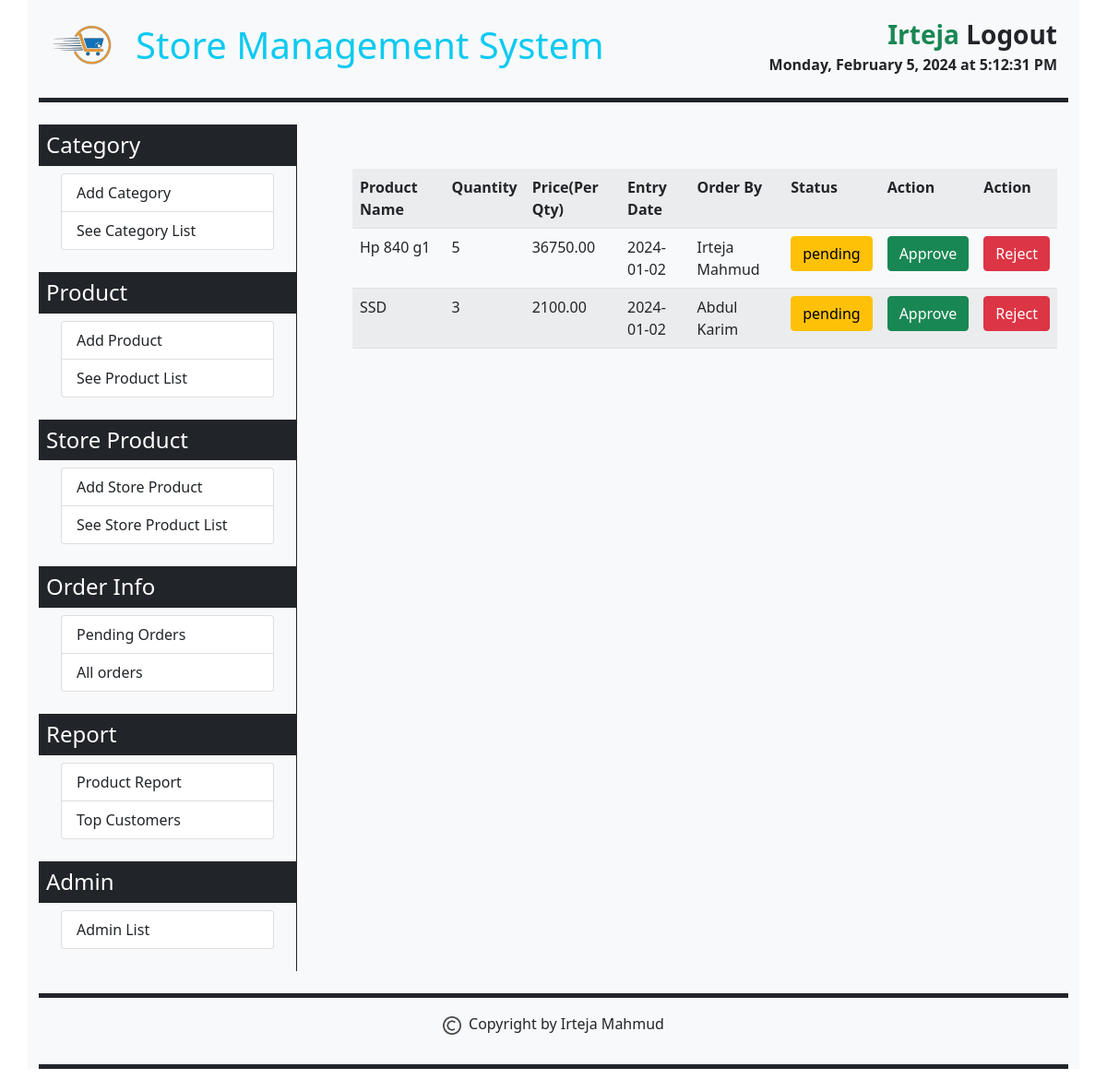
The page /pending_orders.php (signed in) on the database its author committed.
### tables this page shows
CREATE TABLE `orders` (
  `order_id` int(11) NOT NULL,
  `order_product_id` int(11) NOT NULL,
  `order_product_qty` int(11) NOT NULL,
  `order_product_price` float(9,2) NOT NULL,
  `order_customer_id` int(11) NOT NULL,
  `order_product_entrydate` varchar(10) NOT NULL,
  `order_status` varchar(12) NOT NULL DEFAULT 'pending'
);

CREATE TABLE `customer` (
  `customer_id` int(11) NOT NULL,
  `customer_name` varchar(30) NOT NULL,
  `customer_address` varchar(50) NOT NULL,
  `customer_DOB` varchar(10) NOT NULL,
  `customer_email` varchar(50) NOT NULL,
  `customer_password` varchar(32) NOT NULL
);

### pending_orders.php (the view, shortened to what this page needs)
<?php
require('connector.php');
$sql2 = "SELECT * FROM product";
$query2 = $conn->query($sql2);
$data_list = array();
while ($data2 = mysqli_fetch_array($query2)) {
    $product_id = $data2['product_id'];
    $product_name = $data2['product_name'];
    $data_list[$product_id] = $product_name;
}
function getCustomerName($customer_id)
{
    require('connector.php');
    $sql3 = "SELECT * FROM customer WHERE customer_id=$customer_id";
    $query3 = $conn->query($sql3);
    $data3 = mysqli_fetch_array($query3);
    $customer_name = $data3['customer_name'];
    return $customer_name;
}
$user_first_name = $_SESSION['user_first_name'];
$user_last_name = $_SESSION['user_last_name'];
if (!empty($user_first_name) && !empty($user_last_name)) {
?>
    <!DOCTYPE html>
    <html>
    <head>
        <link href="https://cdn.jsdelivr.net/npm/bootstrap@5.0.2/dist/css/bootstrap.min.css" rel="stylesheet">
    </head>
    <body>
        <div class="container bg-light">
            <div class="container-fluid border-bottom border-dark border-5 mb-4 py-3">
                <?php include('fixed_part/topbar.php'); ?>
            </div>
            <div class="container-fluid">
                <div class="row">
                    <div class="col-sm-3 bg-light p-0 m-0">
                        <?php include('fixed_part/left_part.php'); ?>
                    </div>
                    <div class="col-sm-9 border-start border-dark">
                        <div class="container p-4 m-4">
                            <?php
                            $sql = "SELECT * FROM orders where order_status='pending'";
                            $query = $conn->query($sql);
                            echo "<table class='table table-striped table-hover'><tr><th>Product Name</th><th>Quantity</th><th>Price(Per Qty)</th><th>Entry Date</th><th>Order By</th><th>Status</th><th>Action</th><th>Action</th></tr>";
                            while ($data = mysqli_fetch_array($query)) {
                                $order_id  = $data['order_id'];
                                $order_product_id = $data['order_product_id'];
                                $order_product_qty = $data['order_product_qty'];
                                $order_product_price = $data['order_product_price'];
                                $order_product_entrydate = $data['order_product_entrydate'];
                                $order_customer_id = $data['order_customer_id'];
                                $order_status = $data['order_status'];
                                $customer_name=getCustomerName($order_customer_id);
                                echo "<tr>
                                    <td>$data_list[$order_product_id]</td>
                                    <td>$order_product_qty</td>
                                    <td>$order_product_price</td>
                                    <td>$order_product_entrydate</td>
                                    <td>$customer_name</td>
                                    <td><button type='button' class='btn btn-warning'>$order_status</button></td>
                                    <td><a href='order_approved.php?id=$order_id' class='btn btn-success'>Approve</a></td>
                                    <td><a href='order_rejected.php?id=$order_id' class='btn btn-danger'>Reject</a></td>
                                </tr>";
                            }
                            echo "</table>"
                            ?>
                        </div>
                    </div>
                </div>
            </div>
            <div class="container-fluid border-bottom border-top border-dark border-5 mt-4 mb-4 py-3">
                <?php include('fixed_part/footer.php'); ?>
            </div>
        </div>
    </body>
    </html>
<?php
} else {
    header('location:login.php');
}
?>

### rows shown on the page
orders: order_product "Hp 840 g1", order_product_qty "5", order_product_price "36750.00", order_product_entrydate "2024-01-02", order_customer.customer_name "Irteja Mahmud", order_status "pending"
orders: order_product "SSD", order_product_qty "3", order_product_price "2100.00", order_product_entrydate "2024-01-02", order_customer.customer_name "Abdul Karim", order_status "pending"

### other values the page prints
$user_first_name "Irteja"
